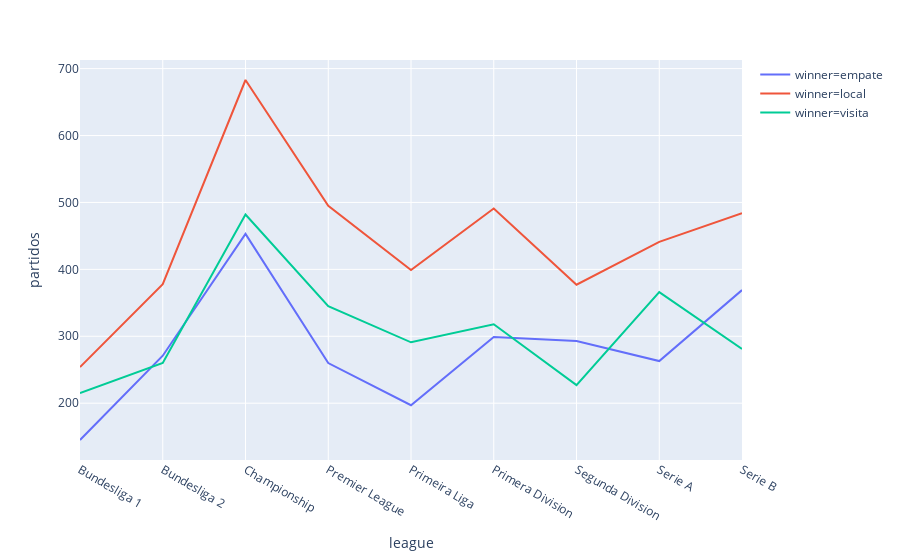

Notebook code cell kept with this figure:
### Code cell
px.line(df_league_winner, x = "league", y = "partidos", color = "winner")

### Figure 1 — Plotly figure (JSON) as saved in the notebook; plotly's stock layout.template omitted (floating-point values rounded to 4 significant figures)
{"data": [{"hoverlabel": {"namelength": 0}, "hovertemplate": "winner=empate<br>league=%{x}<br>partidos=%{y}", "legendgroup": "winner=empate", "line": {"color": "#636efa", "dash": "solid"}, "mode": "lines", "name": "winner=empate", "showlegend": true, "type": "scatter", "x": ["Bundesliga 1", "Bundesliga 2", "Championship", "Premier League", "Primeira Liga", "Primera Division", "Segunda Division", "Serie A", "Serie B"], "xaxis": "x", "y": [145, 271, 453, 260, 197, 299, 293, 263, 369], "yaxis": "y"}, {"hoverlabel": {"namelength": 0}, "hovertemplate": "winner=local<br>league=%{x}<br>partidos=%{y}", "legendgroup": "winner=local", "line": {"color": "#EF553B", "dash": "solid"}, "mode": "lines", "name": "winner=local", "showlegend": true, "type": "scatter", "x": ["Bundesliga 1", "Bundesliga 2", "Championship", "Premier League", "Primeira Liga", "Primera Division", "Segunda Division", "Serie A", "Serie B"], "xaxis": "x", "y": [254, 378, 683, 495, 399, 491, 377, 441, 484], "yaxis": "y"}, {"hoverlabel": {"namelength": 0}, "hovertemplate": "winner=visita<br>league=%{x}<br>partidos=%{y}", "legendgroup": "winner=visita", "line": {"color": "#00cc96", "dash": "solid"}, "mode": "lines", "name": "winner=visita", "showlegend": true, "type": "scatter", "x": ["Bundesliga 1", "Bundesliga 2", "Championship", "Premier League", "Primeira Liga", "Primera Division", "Segunda Division", "Serie A", "Serie B"], "xaxis": "x", "y": [215, 260, 482, 345, 291, 318, 227, 366, 281], "yaxis": "y"}], "layout": {"legend": {"tracegroupgap": 0}, "margin": {"t": 60}, "xaxis": {"anchor": "y", "domain": [0, 1], "title": {"text": "league"}}, "yaxis": {"anchor": "x", "domain": [0, 1], "title": {"text": "partidos"}}}}
